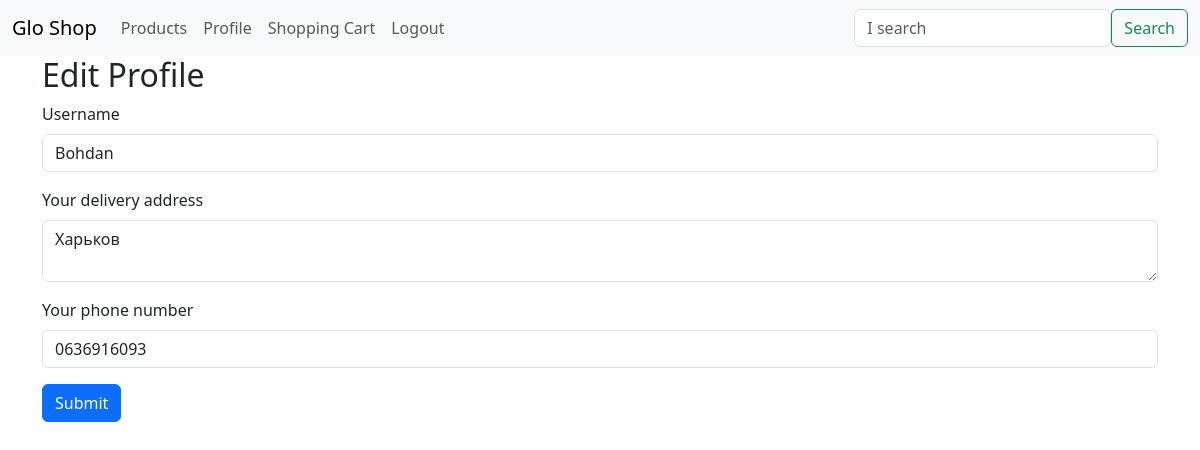
Before: /edit_profile (signed in) with the older database file.
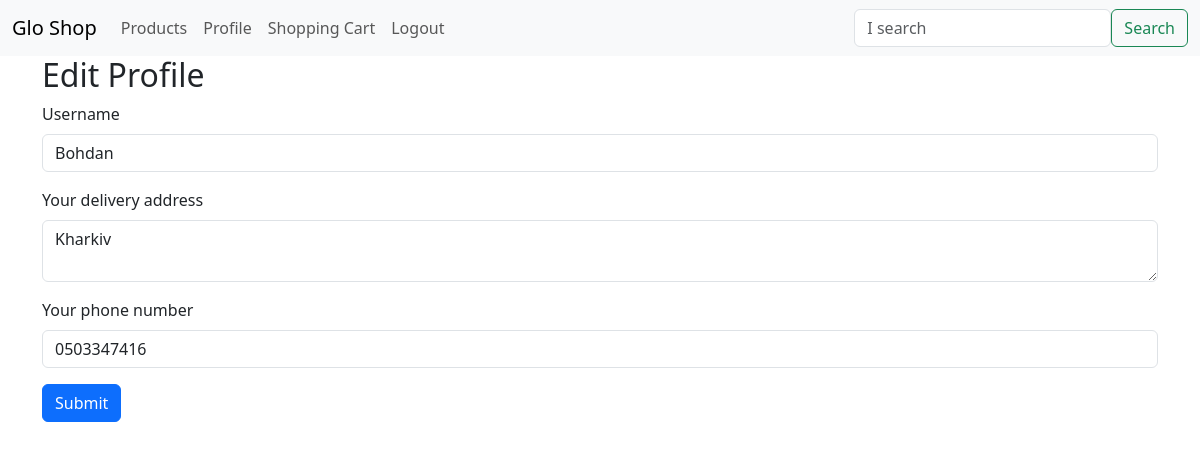
After: the same page with the newer database file.
### app/models.py (models this page shows, shortened)
class User(UserMixin, db.Model):
    id = db.Column(db.Integer, primary_key=True)
    username = db.Column(db.String(64), index=True, unique=True)
    email = db.Column(db.String(120), index=True, unique=True)
    password_hash = db.Column(db.String(128))
    phone_number = db.Column(db.String(32))
    delivery_address = db.Column(db.String(128))
    orders = db.relationship('Order', back_populates='customer')
    order_item = db.relationship('OrderItem', back_populates='customer')

### app/main/routes.py (the view)
@bp.route('/edit_profile', methods=['GET', 'POST'])
@login_required
def edit_profile():
    form = EditProfileForm(current_user.username)
    if form.validate_on_submit():
        current_user.username = form.username.data
        current_user.delivery_address = form.delivery_address.data
        current_user.phone_number = form.phone_number.data
        db.session.commit()
        flash('Your changes have been saved.')
        return redirect(url_for('main.load_customer', username=current_user.username))
    elif request.method == 'GET':
        form.username.data = current_user.username
        form.delivery_address.data = current_user.delivery_address
        form.phone_number.data = current_user.phone_number
    return render_template('edit_profile.html', title=('Edit Profile'),
                           form=form)

### app/main/forms.py (shortened to what this page needs)
class SearchForm(FlaskForm):
    q = StringField(('I search'), validators=[DataRequired()])
    submit = SubmitField(('Search'))
    def __init__(self, *args, **kwargs):
        if 'formdata' not in kwargs:
            kwargs['formdata'] = request.args
        if 'csrf_enabled' not in kwargs:
            kwargs['csrf_enabled'] = False
        super(SearchForm, self).__init__(*args, **kwargs)

class EditProfileForm(FlaskForm):
    username = StringField(('Username'), validators=[DataRequired()])
    delivery_address = TextAreaField(('Your delivery address'),
                             validators=[Length(min=1, max=128)])
    phone_number = StringField(('Your phone number'), validators=[
    validators.Regexp(r'^\d{10}$', message='Invalid phone number format')
    ])
    submit = SubmitField(('Submit'))
    def __init__(self, original_username, *args, **kwargs):
        super(EditProfileForm, self).__init__(*args, **kwargs)
        self.original_username = original_username

### app/main/routes.py (called while the page is built)
@bp.before_app_request
def before_request():
    g.search_form = SearchForm()

### app/models.py (called while the page is built)
@login.user_loader
def load_user(id):
    return User.query.get(int(id))

### app/templates/edit_profile.html (shortened to what this page needs)
{% extends 'base.html' %}
{% block content %}
  <div class="container">
    <h2>Edit Profile</h2>
    <form method="POST" action="{{ url_for('main.edit_profile') }}">
      <div class="mb-3">
        {{ form.username.label(class="form-label") }}
        {{ form.username(class="form-control", placeholder="Enter your username") }}
      </div>
      <div class="mb-3">
        {{ form.delivery_address.label(class="form-label") }}
        {{ form.delivery_address(class="form-control", placeholder="Enter your delivery address") }}
      </div>
      <div class="mb-3">
        {{ form.phone_number.label(class="form-label") }}
        {{ form.phone_number(class="form-control", placeholder="Enter your phone number") }}
      </div>
      <button type="submit" class="btn btn-primary">Submit</button>
    </form>
  </div>
{% endblock %}

Changed rows visible on the page:
changed User "Bohdan": delivery_address "Харьков" → "Kharkiv"; phone_number "0636916093" → "0503347416"
